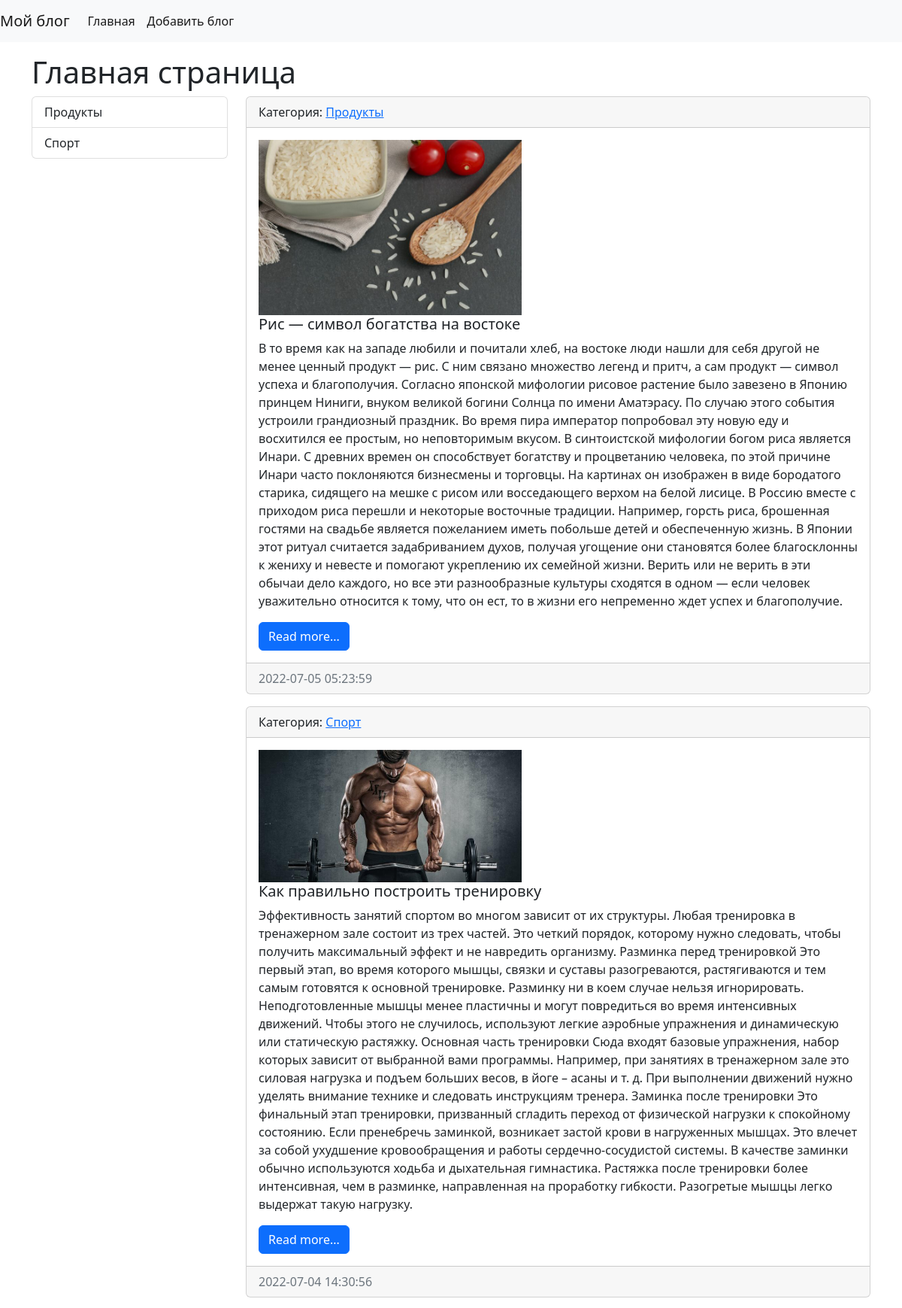
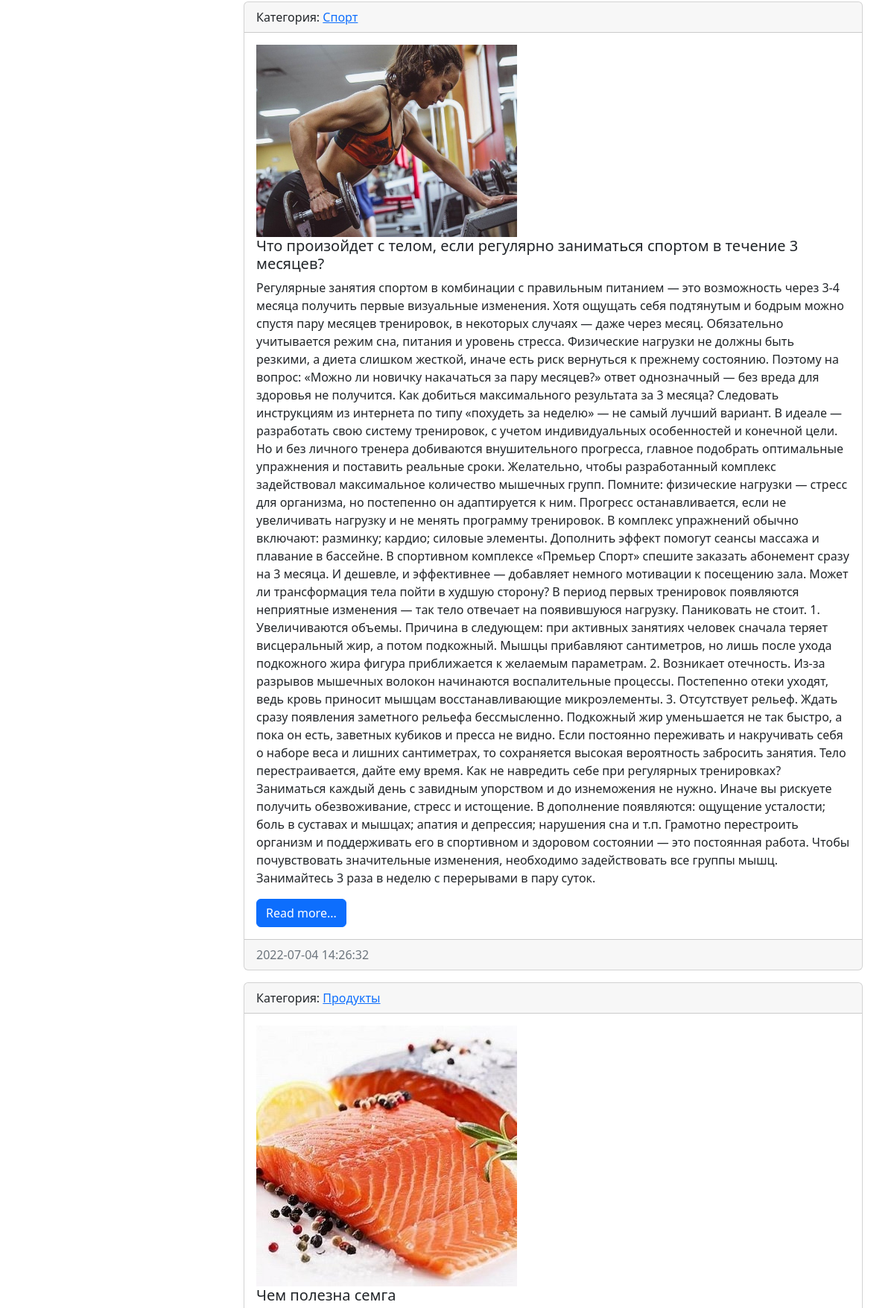
The page / (upper part) on the database its author committed (2 pictures, top to bottom).
### cool/models.py (models this page shows, shortened)
class Category(models.Model):
    title = models.CharField(
        max_length=100, db_index=True, verbose_name="Наименование категории"
    )
    def get_absolute_url(self):
        return reverse("category", kwargs={"category_id": self.pk})
    def __str__(self):
        return self.title
    class Meta:
        verbose_name = "Категория"
        verbose_name_plural = "Категории"
        ordering = ["title"]

class Blogs(models.Model):
    title = models.CharField(max_length=100, verbose_name="Наименование")
    content = models.TextField(blank=True, verbose_name="Контент")
    created_at = models.DateTimeField(auto_now_add=True, verbose_name="Создано")
    updated_at = models.DateTimeField(auto_now=True, verbose_name="Обновлено")
    photo = models.ImageField(
        upload_to="photos/%Y/%m/%d/", verbose_name="Фото", blank=True
    )
    is_published = models.BooleanField(default=True, verbose_name="Опубликовано")
    category = models.ForeignKey(
        "Category", on_delete=models.PROTECT, null=True, verbose_name="Категория"
    )
    def get_absolute_url(self):
        return reverse("view_blogs", kwargs={"pk": self.pk})
    class Meta:
        verbose_name = "Запись"
        verbose_name_plural = "Записи"
        ordering = ["-created_at"]

### cool/views.py (the view)
# urls.py: path("", HomeBlogs.as_view(), name="home"),
class HomeBlogs(ListView):
    model = Blogs
    template_name = "cool/blogs_list.html"
    context_object_name = "blogs"
    def get_context_data(self, *, object_list=None, **kwargs):
        context = super().get_context_data(**kwargs)
        context["title"] = "Главная страница"
        return context
    def get_queryset(self):
        return Blogs.objects.filter(is_published=True).select_related("category")

### cool/templatetags/blogs_tags.py (called while the page is built)
@register.inclusion_tag("cool/list_categories.html")
def show_categories():
    categories = Category.objects.all()
    return {"categories": categories}

### cool/templates/cool/blogs_list.html (shortened to what this page needs)
{% extends 'base.html' %}
{% block sidebar %}
{% include 'inc/_sidebar.html' %}
{% endblock sidebar %}
{% block content %}
{% for item in blogs %}
<div class="card mb-3">
    <div class="card-header">
        Категория: <a href="{{ item.category.get_absolute.url }}">{{ item.category }}</a>
    </div>
    <div class="card-body">
        <div class="media">
            {% if item.photo %}
            <img src="{{ item.photo.url }}" alt="" width="350">
            {% else %}
            <img src="https://picsum.photos/id/1060/350/235/?blur=2" alt="" width="350" class="mr-3">
            {% endif %}
            <div class="media-body">
                <h5 class="card-title">{{ item.title }}</h5>
                <p class="card-text">{{ item.content }}</p>
                <a href="{{ item.get_absolute_url }}" class="btn btn-primary">Read more...</a>
            </div>
        </div>
    </div>
    <div class="card-footer text-muted">
        {{ item.created_at|date:"Y-m-d H:i:s" }}
    </div>
</div>
{% endfor %}
{% endblock content %}

### cool/templates/cool/list_categories.html
<div class="list-group">
    {% for item in categories %}
    <a href="{{ item.get_absolute_url }}" class="list-group-item list-group-item-action">{{ item.title }}</a>
    {% endfor %}
</div>

### rows shown on the page
Category: title "Продукты"
Category: title "Спорт"
Blogs: category "Продукты", photo (picture), title "Рис — символ богатства на востоке", content "В то время как на западе любили и почитали хлеб, на востоке люди нашли для себя другой не менее ценный продукт — рис. С ним связано множество легенд и притч, а сам продукт — символ успеха и благополучия. Согласно японской мифологии рисовое растение было завезено в Японию принцем Ниниги, внуком великой богини Солнца по имени Аматэрасу. По случаю этого события устроили грандиозный праздник. Во время пира император попробовал эту новую еду и восхитился ее простым, но неповторимым вкусом. В синтоистской мифологии богом риса является Инари. С древних времен он способствует богатству и процветанию человека, по этой причине Инари часто поклоняются бизнесмены и торговцы. На картинах он изображен в…", created_at "2022-07-05 05:23:59"
Blogs: category "Спорт", photo (picture), title "Как правильно построить тренировку", content "Эффективность занятий спортом во многом зависит от их структуры. Любая тренировка в тренажерном зале состоит из трех частей. Это четкий порядок, которому нужно следовать, чтобы получить максимальный эффект и не навредить организму. Разминка перед тренировкой Это первый этап, во время которого мышцы, связки и суставы разогреваются, растягиваются и тем самым готовятся к основной тренировке. Разминку ни в коем случае нельзя игнорировать. Неподготовленные мышцы менее пластичны и могут повредиться во время интенсивных движений. Чтобы этого не случилось, используют легкие аэробные упражнения и динамическую или статическую растяжку. Основная часть тренировки Сюда входят базовые упражнения, набор…", created_at "2022-07-04 14:30:56"
Blogs: category "Спорт", photo (picture), title "Что произойдет с телом, если регулярно заниматься спортом в течение 3 месяцев?", content "Регулярные занятия спортом в комбинации с правильным питанием — это возможность через 3-4 месяца получить первые визуальные изменения. Хотя ощущать себя подтянутым и бодрым можно спустя пару месяцев тренировок, в некоторых случаях — даже через месяц. Обязательно учитывается режим сна, питания и уровень стресса. Физические нагрузки не должны быть резкими, а диета слишком жесткой, иначе есть риск вернуться к прежнему состоянию. Поэтому на вопрос: «Можно ли новичку накачаться за пару месяцев?» ответ однозначный — без вреда для здоровья не получится. Как добиться максимального результата за 3 месяца? Следовать инструкциям из интернета по типу «похудеть за неделю» — не самый лучший вариант. В…", created_at "2022-07-04 14:26:32"
Blogs: category "Продукты", photo (picture), title "Чем полезна семга"

### other values the page prints
{{ title }} "Главная страница"
